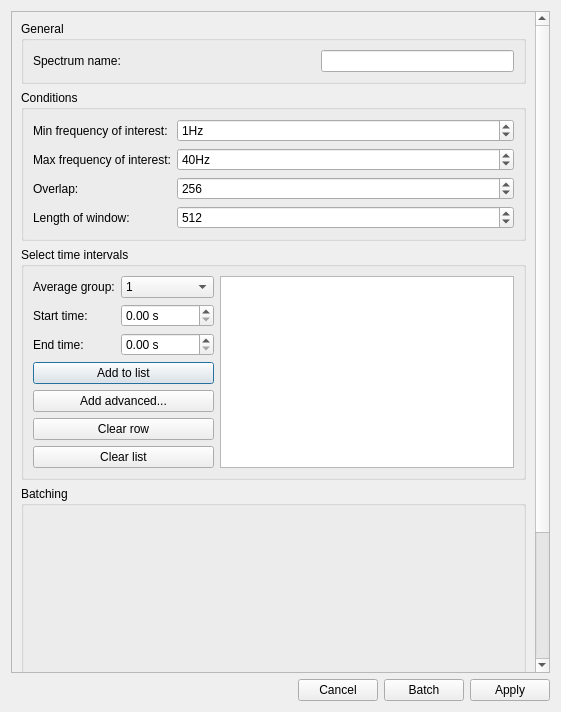
<?xml version="1.0" encoding="UTF-8"?>
<ui version="4.0">
 <class>PowerSpectrumDialog</class>
 <widget class="QDialog" name="PowerSpectrumDialog">
  <property name="geometry">
   <rect>
    <x>0</x>
    <y>0</y>
    <width>561</width>
    <height>712</height>
   </rect>
  </property>
  <property name="windowTitle">
   <string>Meggie - Create spectrums</string>
  </property>
  <layout class="QGridLayout" name="gridLayout">
   <item row="0" column="0">
    <widget class="QScrollArea" name="scrollArea">
     <property name="widgetResizable">
      <bool>true</bool>
     </property>
     <widget class="QWidget" name="scrollAreaWidgetContents">
      <property name="geometry">
       <rect>
        <x>0</x>
        <y>0</y>
        <width>527</width>
        <height>840</height>
       </rect>
      </property>
      <property name="minimumSize">
       <size>
        <width>0</width>
        <height>0</height>
       </size>
      </property>
      <layout class="QGridLayout" name="gridLayout_4">
       <item row="0" column="0">
        <widget class="QGroupBox" name="groupBoxGeneral">
         <property name="title">
          <string>General</string>
         </property>
         <layout class="QGridLayout" name="gridLayout_3">
          <item row="0" column="0">
           <widget class="QLabel" name="labelName">
            <property name="text">
             <string>Spectrum name:</string>
            </property>
           </widget>
          </item>
          <item row="0" column="2">
           <widget class="QLineEdit" name="lineEditName"/>
          </item>
          <item row="0" column="1">
           <spacer name="horizontalSpacer">
            <property name="orientation">
             <enum>Qt::Horizontal</enum>
            </property>
            <property name="sizeHint" stdset="0">
             <size>
              <width>10</width>
              <height>20</height>
             </size>
            </property>
           </spacer>
          </item>
         </layout>
        </widget>
       </item>
       <item row="2" column="0">
        <widget class="QGroupBox" name="groupBoxIntervals">
         <property name="sizePolicy">
          <sizepolicy hsizetype="Preferred" vsizetype="Preferred">
           <horstretch>0</horstretch>
           <verstretch>0</verstretch>
          </sizepolicy>
         </property>
         <property name="maximumSize">
          <size>
           <width>16777215</width>
           <height>16777215</height>
          </size>
         </property>
         <property name="title">
          <string>Select time intervals</string>
         </property>
         <layout class="QGridLayout" name="gridLayout_2">
          <item row="0" column="0">
           <widget class="QLabel" name="labelGroup">
            <property name="text">
             <string>Average group:</string>
            </property>
           </widget>
          </item>
          <item row="2" column="0">
           <widget class="QLabel" name="labelTmax">
            <property name="text">
             <string>End time:</string>
            </property>
           </widget>
          </item>
          <item row="1" column="1">
           <widget class="QDoubleSpinBox" name="doubleSpinBoxTmin">
            <property name="suffix">
             <string> s</string>
            </property>
            <property name="maximum">
             <double>1000000000.000000000000000</double>
            </property>
           </widget>
          </item>
          <item row="3" column="0" colspan="2">
           <widget class="QPushButton" name="pushButtonAdd">
            <property name="text">
             <string>Add to list</string>
            </property>
           </widget>
          </item>
          <item row="0" column="1">
           <widget class="QComboBox" name="comboBoxAvgGroup">
            <item>
             <property name="text">
              <string>1</string>
             </property>
            </item>
            <item>
             <property name="text">
              <string>2</string>
             </property>
            </item>
            <item>
             <property name="text">
              <string>3</string>
             </property>
            </item>
            <item>
             <property name="text">
              <string>4</string>
             </property>
            </item>
            <item>
             <property name="text">
              <string>5</string>
             </property>
            </item>
            <item>
             <property name="text">
              <string>6</string>
             </property>
            </item>
            <item>
             <property name="text">
              <string>7</string>
             </property>
            </item>
            <item>
             <property name="text">
              <string>8</string>
             </property>
            </item>
           </widget>
          </item>
          <item row="2" column="1">
           <widget class="QDoubleSpinBox" name="doubleSpinBoxTmax">
            <property name="suffix">
             <string> s</string>
            </property>
            <property name="maximum">
             <double>1000000000.000000000000000</double>
            </property>
           </widget>
          </item>
          <item row="1" column="0">
           <widget class="QLabel" name="labelTmin">
            <property name="text">
             <string>Start time:</string>
            </property>
           </widget>
          </item>
          <item row="4" column="0" colspan="2">
           <widget class="QPushButton" name="pushButtonAddAdvanced">
            <property name="text">
             <string>Add advanced...</string>
            </property>
           </widget>
          </item>
          <item row="5" column="0" colspan="2">
           <widget class="QPushButton" name="pushButtonClearRow">
            <property name="text">
             <string>Clear row</string>
            </property>
           </widget>
          </item>
          <item row="6" column="0" colspan="2">
           <widget class="QPushButton" name="pushButtonClear">
            <property name="text">
             <string>Clear list</string>
            </property>
           </widget>
          </item>
          <item row="0" column="2" rowspan="7">
           <widget class="QListWidget" name="listWidgetIntervals">
            <property name="sizePolicy">
             <sizepolicy hsizetype="Expanding" vsizetype="Expanding">
              <horstretch>0</horstretch>
              <verstretch>0</verstretch>
             </sizepolicy>
            </property>
           </widget>
          </item>
         </layout>
        </widget>
       </item>
       <item row="1" column="0">
        <widget class="QGroupBox" name="groupBoxConditions">
         <property name="title">
          <string>Conditions</string>
         </property>
         <layout class="QFormLayout" name="formLayout">
          <item row="0" column="0">
           <widget class="QLabel" name="labelFmin">
            <property name="text">
             <string>Min frequency of interest:</string>
            </property>
           </widget>
          </item>
          <item row="0" column="1">
           <widget class="QSpinBox" name="spinBoxFmin">
            <property name="focusPolicy">
             <enum>Qt::StrongFocus</enum>
            </property>
            <property name="suffix">
             <string>Hz</string>
            </property>
            <property name="maximum">
             <number>1000</number>
            </property>
            <property name="value">
             <number>1</number>
            </property>
           </widget>
          </item>
          <item row="1" column="0">
           <widget class="QLabel" name="labelFmax">
            <property name="text">
             <string>Max frequency of interest:</string>
            </property>
           </widget>
          </item>
          <item row="1" column="1">
           <widget class="QSpinBox" name="spinBoxFmax">
            <property name="focusPolicy">
             <enum>Qt::StrongFocus</enum>
            </property>
            <property name="suffix">
             <string>Hz</string>
            </property>
            <property name="maximum">
             <number>1000</number>
            </property>
            <property name="value">
             <number>40</number>
            </property>
           </widget>
          </item>
          <item row="2" column="0">
           <widget class="QLabel" name="labelOverlap">
            <property name="text">
             <string>Overlap:</string>
            </property>
           </widget>
          </item>
          <item row="2" column="1">
           <widget class="QSpinBox" name="spinBoxOverlap">
            <property name="maximum">
             <number>100000</number>
            </property>
            <property name="value">
             <number>256</number>
            </property>
           </widget>
          </item>
          <item row="3" column="0">
           <widget class="QLabel" name="labelNfft">
            <property name="text">
             <string>Length of window:</string>
            </property>
           </widget>
          </item>
          <item row="3" column="1">
           <widget class="QSpinBox" name="spinBoxNfft">
            <property name="focusPolicy">
             <enum>Qt::StrongFocus</enum>
            </property>
            <property name="maximum">
             <number>100000</number>
            </property>
            <property name="value">
             <number>512</number>
            </property>
           </widget>
          </item>
         </layout>
        </widget>
       </item>
       <item row="3" column="0">
        <widget class="QGroupBox" name="groupBoxBatching">
         <property name="title">
          <string>Batching</string>
         </property>
         <layout class="QGridLayout" name="gridLayoutBatching">
          <item row="0" column="0">
           <widget class="QWidget" name="batchingWidgetPlaceholder" native="true">
            <property name="minimumSize">
             <size>
              <width>300</width>
              <height>300</height>
             </size>
            </property>
           </widget>
          </item>
         </layout>
        </widget>
       </item>
      </layout>
     </widget>
    </widget>
   </item>
   <item row="1" column="0">
    <layout class="QHBoxLayout" name="horizontalLayoutButtons">
     <item>
      <spacer name="horizontalSpacer_2">
       <property name="orientation">
        <enum>Qt::Horizontal</enum>
       </property>
       <property name="sizeHint" stdset="0">
        <size>
         <width>40</width>
         <height>20</height>
        </size>
       </property>
      </spacer>
     </item>
     <item>
      <widget class="QPushButton" name="pushButtonCancel">
       <property name="text">
        <string>Cancel</string>
       </property>
      </widget>
     </item>
     <item>
      <widget class="QPushButton" name="pushButtonBatch">
       <property name="text">
        <string>Batch</string>
       </property>
      </widget>
     </item>
     <item>
      <widget class="QPushButton" name="pushButtonApply">
       <property name="text">
        <string>Apply</string>
       </property>
      </widget>
     </item>
    </layout>
   </item>
  </layout>
 </widget>
 <resources/>
 <connections>
  <connection>
   <sender>pushButtonApply</sender>
   <signal>clicked()</signal>
   <receiver>PowerSpectrumDialog</receiver>
   <slot>accept()</slot>
   <hints>
    <hint type="sourcelabel">
     <x>683</x>
     <y>841</y>
    </hint>
    <hint type="destinationlabel">
     <x>723</x>
     <y>356</y>
    </hint>
   </hints>
  </connection>
  <connection>
   <sender>pushButtonCancel</sender>
   <signal>clicked()</signal>
   <receiver>PowerSpectrumDialog</receiver>
   <slot>reject()</slot>
   <hints>
    <hint type="sourcelabel">
     <x>511</x>
     <y>841</y>
    </hint>
    <hint type="destinationlabel">
     <x>723</x>
     <y>402</y>
    </hint>
   </hints>
  </connection>
  <connection>
   <sender>pushButtonBatch</sender>
   <signal>clicked()</signal>
   <receiver>PowerSpectrumDialog</receiver>
   <slot>acceptBatch()</slot>
   <hints>
    <hint type="sourcelabel">
     <x>567</x>
     <y>831</y>
    </hint>
    <hint type="destinationlabel">
     <x>351</x>
     <y>847</y>
    </hint>
   </hints>
  </connection>
 </connections>
 <slots>
  <slot>acceptBatch()</slot>
 </slots>
</ui>
